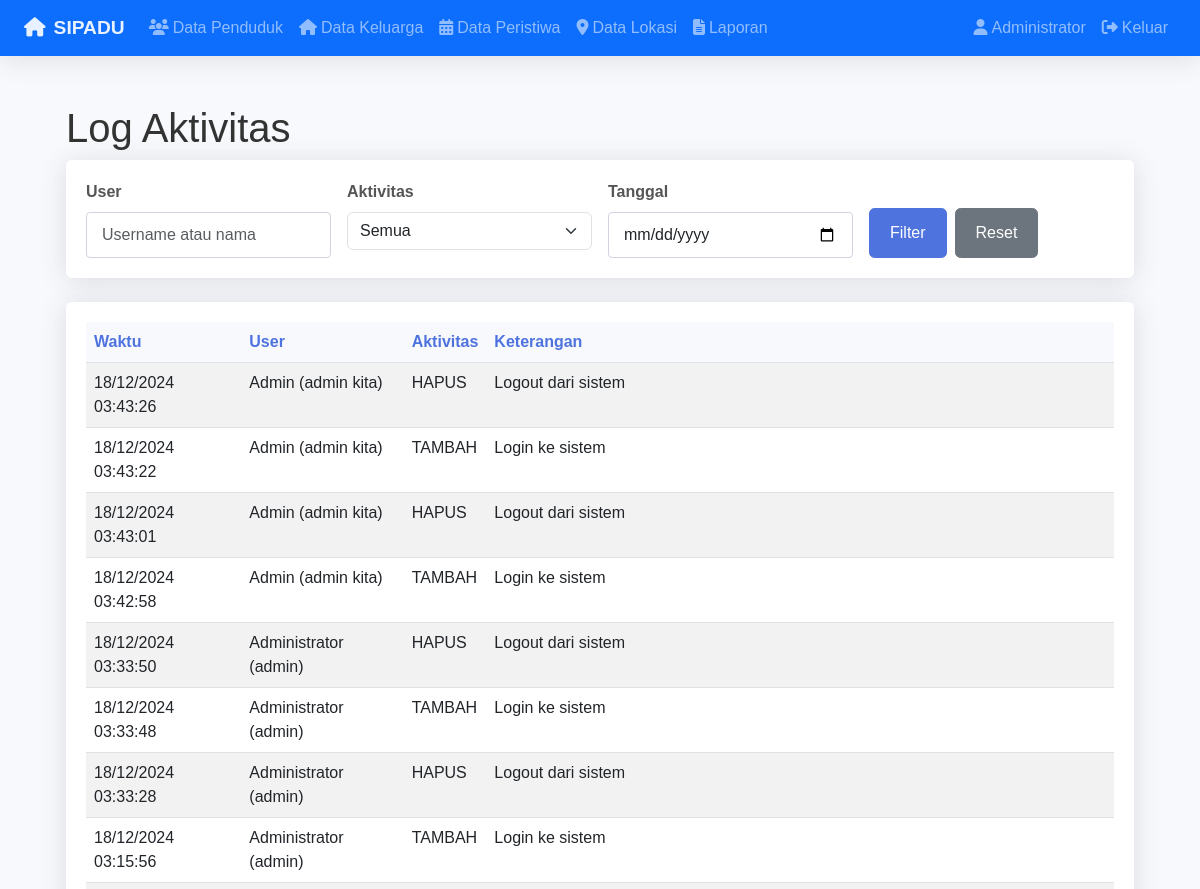
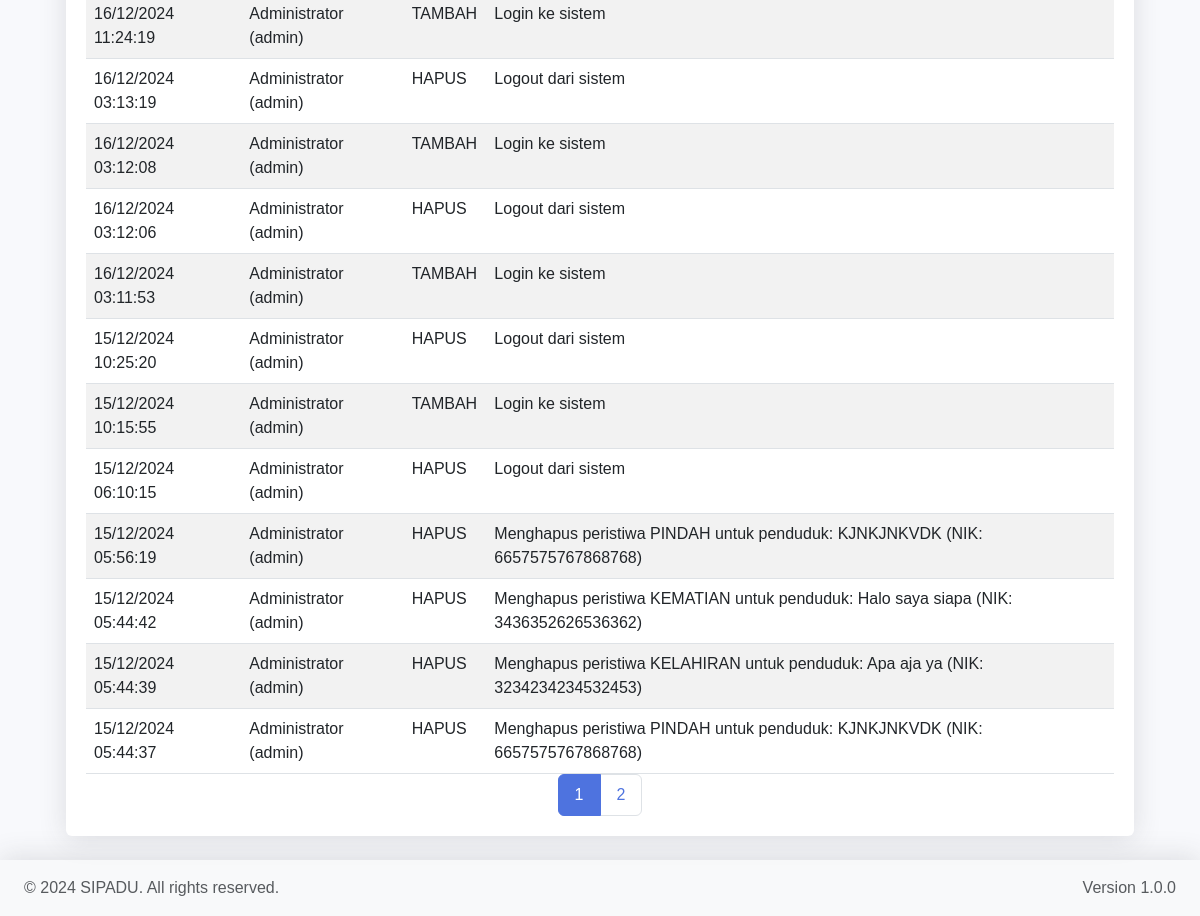
The app's page /modules/log/index.php (signed in) with its own data (2 pictures, top to bottom).
### tables this page shows
CREATE TABLE `log_aktivitas` (
  `id_log` int(11) NOT NULL,
  `user_id` int(11) NOT NULL,
  `aktivitas` enum('TAMBAH','EDIT','HAPUS') NOT NULL,
  `keterangan` text NOT NULL,
  `created_at` timestamp NOT NULL DEFAULT current_timestamp()
);

CREATE TABLE `users` (
  `id_user` int(11) NOT NULL,
  `username` varchar(50) NOT NULL,
  `password` varchar(255) NOT NULL,
  `nama_lengkap` varchar(100) NOT NULL,
  `role` enum('admin','operator') NOT NULL DEFAULT 'operator',
  `email` varchar(100) DEFAULT NULL,
  `created_at` timestamp NOT NULL DEFAULT current_timestamp(),
  `updated_at` timestamp NOT NULL DEFAULT current_timestamp() ON UPDATE current_timestamp()
);

### Includes/functions.php (called while the page is built, shortened)
<?php
if (function_exists('isLoggedIn')) {
    return;
}
function isLoggedIn() {
    return isset($_SESSION['user_id']) && !empty($_SESSION['user_id']);
}
?>

### modules/log/index.php (the view, shortened to what this page needs)
<?php
require_once '../../includes/functions.php';
$pageTitle = 'Log Aktivitas';
$db = (new Database())->getConnection();
try {
    $createUsersTable = "CREATE TABLE IF NOT EXISTS users (
        id_user INT(11) AUTO_INCREMENT PRIMARY KEY,
        username VARCHAR(50) NOT NULL UNIQUE,
        password VARCHAR(255) NOT NULL,
        nama_lengkap VARCHAR(100) NOT NULL,
        role ENUM('admin', 'operator') NOT NULL DEFAULT 'operator',
        email VARCHAR(100) NULL,
        created_at TIMESTAMP NOT NULL DEFAULT CURRENT_TIMESTAMP,
        updated_at TIMESTAMP NOT NULL DEFAULT CURRENT_TIMESTAMP ON UPDATE CURRENT_TIMESTAMP,
        INDEX idx_username (username),
        INDEX idx_role (role)
    ) ENGINE=InnoDB DEFAULT CHARSET=utf8mb4 COLLATE=utf8mb4_general_ci";
    $db->exec($createUsersTable);
    $db->exec("DROP TABLE IF EXISTS log_aktivitas");
    $createLogTable = "CREATE TABLE IF NOT EXISTS log_aktivitas (
        id_log INT(11) AUTO_INCREMENT PRIMARY KEY,
        user_id INT(11) NOT NULL,
        aktivitas ENUM('TAMBAH', 'EDIT', 'HAPUS') NOT NULL,
        keterangan TEXT NOT NULL,
        created_at TIMESTAMP DEFAULT CURRENT_TIMESTAMP,
        INDEX idx_user_id (user_id),
        CONSTRAINT fk_log_user FOREIGN KEY (user_id) REFERENCES users(id_user) ON DELETE CASCADE
    ) ENGINE=InnoDB DEFAULT CHARSET=utf8mb4 COLLATE=utf8mb4_general_ci";
    $db->exec($createLogTable);
} catch(PDOException $e) {
    error_log("Database Error: " . $e->getMessage());
    die("Terjadi kesalahan saat menyiapkan database. Silakan hubungi administrator.");
}
$page = isset($_GET['page']) ? (int)$_GET['page'] : 1;
$limit = 20;
$offset = ($page - 1) * $limit;
$filter_user = isset($_GET['user']) ? $_GET['user'] : '';
$filter_action = isset($_GET['action']) ? $_GET['action'] : '';
$filter_date = isset($_GET['date']) ? $_GET['date'] : '';
$where = [];
$params = [];
$whereClause = !empty($where) ? 'WHERE ' . implode(' AND ', $where) : '';
try {
    $countQuery = "SELECT COUNT(*) as total FROM log_aktivitas l
                   LEFT JOIN users u ON l.user_id = u.id_user
                   $whereClause";
    $stmt = $db->prepare($countQuery);
    $stmt->execute($params);
    $total = $stmt->fetch(PDO::FETCH_ASSOC)['total'];
    $totalPages = ceil($total / $limit);
    $query = "SELECT l.*, u.username, u.nama_lengkap
              FROM log_aktivitas l
              LEFT JOIN users u ON l.user_id = u.id_user
              $whereClause
              ORDER BY l.created_at DESC
              LIMIT ? OFFSET ?";
    $stmt = $db->prepare($query);
    $params[] = $limit;
    $params[] = $offset;
    $stmt->execute($params);
    $logs = $stmt->fetchAll(PDO::FETCH_ASSOC);
} catch(PDOException $e) {
    error_log("Query Error: " . $e->getMessage());
    $total = 0;
    $totalPages = 0;
    $logs = [];
    $actions = [];
}
include '../../includes/header.php';
?>
<div class="container-fluid px-4">
    <h1 class="mt-4"><?php echo $pageTitle; ?></h1>
    <div class="card mb-4">
        <div class="card-body">
            <form method="GET" class="row g-3">
                <div class="col-md-3">
                    <label class="form-label">User</label>
                    <input type="text" name="user" class="form-control" value="<?php echo htmlspecialchars($filter_user); ?>" placeholder="Username atau nama">
                </div>
                <div class="col-md-3">
                    <label class="form-label">Aktivitas</label>
                    <select name="action" class="form-select">
                        <option value="">Semua</option>
                    </select>
                </div>
                <div class="col-md-3">
                    <label class="form-label">Tanggal</label>
                    <input type="date" name="date" class="form-control" value="<?php echo htmlspecialchars($filter_date); ?>">
                </div>
                <div class="col-md-3 d-flex align-items-end">
                    <button type="submit" class="btn btn-primary me-2">Filter</button>
                    <a href="index.php" class="btn btn-secondary">Reset</a>
                </div>
            </form>
        </div>
    </div>
    <div class="card mb-4">
        <div class="card-body">
            <table class="table table-striped">
                <thead>
                    <tr>
                        <th>Waktu</th>
                        <th>User</th>
                        <th>Aktivitas</th>
                        <th>Keterangan</th>
                    </tr>
                </thead>
                <tbody>
                    <?php foreach ($logs as $log): ?>
                        <tr>
                            <td><?php echo date('d/m/Y H:i:s', strtotime($log['created_at'])); ?></td>
                            <td><?php echo htmlspecialchars($log['nama_lengkap'] . ' (' . $log['username'] . ')'); ?></td>
                            <td><?php echo htmlspecialchars($log['aktivitas']); ?></td>
                            <td><?php echo htmlspecialchars($log['keterangan']); ?></td>
                        </tr>
                    <?php endforeach; ?>
                </tbody>
            </table>
            <?php if ($totalPages > 1): ?>
                <nav>
                    <ul class="pagination justify-content-center">
                        <?php for ($i = 1; $i <= $totalPages; $i++): ?>
                            <li class="page-item <?php echo $page === $i ? 'active' : ''; ?>">
                                <a class="page-link" href="?page=<?php echo $i; ?><?php echo $filter_user ? '&user=' . urlencode($filter_user) : ''; ?><?php echo $filter_action ? '&action=' . urlencode($filter_action) : ''; ?><?php echo $filter_date ? '&date=' . urlencode($filter_date) : ''; ?>">
                                    <?php echo $i; ?>
                                </a>
                            </li>
                        <?php endfor; ?>
                    </ul>
                </nav>
            <?php endif; ?>
        </div>
    </div>
</div>
<?php include '../../includes/footer.php'; ?>

### Includes/header.php (shortened to what this page needs)
<!DOCTYPE html>
<html lang="id" class="h-100">
<head>
    <link href="https://cdnjs.cloudflare.com/ajax/libs/bootstrap/5.3.0/css/bootstrap.min.css" rel="stylesheet">
    <link href="https://cdnjs.cloudflare.com/ajax/libs/font-awesome/6.4.0/css/all.min.css" rel="stylesheet">
    <link href="https://cdn.jsdelivr.net/npm/select2@4.1.0-rc.0/dist/css/select2.min.css" rel="stylesheet">
    <link href="https://cdn.jsdelivr.net/npm/select2-bootstrap-5-theme@1.3.0/dist/select2-bootstrap-5-theme.min.css" rel="stylesheet">
    <link href="https://cdn.jsdelivr.net/npm/daterangepicker/daterangepicker.css" rel="stylesheet">
    <link href="<?= BASE_URL ?>/assets/css/style.css" rel="stylesheet">
</head>
<body class="d-flex flex-column h-100">
<?php if (isLoggedIn()): ?>
    <nav class="navbar navbar-expand-lg navbar-dark bg-primary mb-4">
        <div class="container-fluid">
            <a class="navbar-brand" href="<?= BASE_URL ?>">
                <i class="fas fa-home me-2"></i><strong><?= APP_NAME ?></strong>
            </a>
            <div class="collapse navbar-collapse" id="navbarNav">
                <ul class="navbar-nav me-auto">
                    <li class="nav-item">
                        <a class="nav-link" href="<?= BASE_URL ?>/modules/penduduk/">
                            <i class="fas fa-users me-1"></i>Data Penduduk
                        </a>
                    </li>
                    <li class="nav-item">
                        <a class="nav-link" href="<?= BASE_URL ?>/modules/keluarga/">
                            <i class="fas fa-home me-1"></i>Data Keluarga
                        </a>
                    </li>
                    <li class="nav-item">
                        <a class="nav-link" href="<?= BASE_URL ?>/modules/peristiwa/">
                            <i class="fas fa-calendar-alt me-1"></i>Data Peristiwa
                        </a>
                    </li>
                    <li class="nav-item">
                        <a class="nav-link" href="<?= BASE_URL ?>/modules/maps/">
                            <i class="fas fa-map-marker-alt me-1"></i>Data Lokasi
                        </a>
                    </li>
                    <li class="nav-item">
                        <a class="nav-link" href="<?= BASE_URL ?>/modules/laporan/">
                            <i class="fas fa-file-alt me-1"></i>Laporan
                        </a>
                    </li>
                </ul>
                <ul class="navbar-nav">
                    <li class="nav-item">
                        <a class="nav-link" href="<?= BASE_URL ?>/modules/profil/">
                            <i class="fas fa-user me-1"></i><?= $_SESSION['nama_lengkap'] ?? 'Profil' ?>
                        </a>
                    </li>
                    <li class="nav-item">
                        <a class="nav-link" href="<?= BASE_URL ?>/auth/logout.php">
                            <i class="fas fa-sign-out-alt me-1"></i>Keluar
                        </a>
                    </li>
                </ul>
            </div>
        </div>
    </nav>
<?php endif; ?>
    <main class="flex-shrink-0">
    <div class="container mt-4">

### Includes/footer.php (shortened to what this page needs)
    </main>
    <footer class="footer mt-auto py-3 bg-light">
        <div class="container-fluid">
            <div class="row">
                <div class="col-md-6">
                    <span class="text-muted">
                        &copy; <?= date('Y') ?> <?= APP_NAME ?>. All rights reserved.
                    </span>
                </div>
                <div class="col-md-6 text-end">
                    <span class="text-muted">
                        Version <?= APP_VERSION ?>
                    </span>
                </div>
            </div>
        </div>
    </footer>
</body>
</html>

### assets/css/style.css (style rules this page uses)
body { min-height: 100vh; background-color: #f8f9fc; font-family: 'Nunito', sans-serif; color: #333; }
.navbar { margin-bottom: 20px; box-shadow: 0 0.15rem 1.75rem 0 rgba(58, 59, 69, 0.15); background-color: #fff; }
.navbar-brand { font-weight: 700; font-size: 1.2rem; color: #4e73df !important; }
.card { border: none; box-shadow: 0 0.15rem 1.75rem 0 rgba(58, 59, 69, 0.15); margin-bottom: 1.5rem; }
.card-body { padding: 20px; }
.table { margin-bottom: 0; }
.table thead th { border-top: none; background-color: #f8f9fc; color: #4e73df; font-weight: 600; }
.form-control { border-radius: 4px; border: 1px solid #d1d3e2; padding: 10px 15px; }
.form-label { font-weight: 600; color: #555; }
.btn { font-weight: 500; padding: 0.75rem 1.25rem; border-radius: 0.35rem; transition: all 0.2s; }
.btn-primary { background-color: #4e73df; border-color: #4e73df; }
.pagination { margin-bottom: 0; }
.page-link { color: #4e73df; padding: 8px 16px; }
.page-item.active .page-link { background-color: #4e73df; border-color: #4e73df; }
body { min-height: 100vh; background-color: #f8f9fc; }
.container-fluid { padding-left: 1.5rem; padding-right: 1.5rem; }
.navbar { box-shadow: 0 0.15rem 1.75rem 0 rgba(58, 59, 69, 0.15); }
.navbar-brand { font-weight: 700; font-size: 1.2rem; }
.footer { background-color: #fff; box-shadow: 0 -0.15rem 1.75rem 0 rgba(58, 59, 69, 0.15); padding: 1rem 0; margin-top: auto; }

### Includes/header.php (style rules this page uses)
.navbar-brand { color: rgba(255, 255, 255, 0.9) !important; }

### records on screen
log_aktivitas: created_at "18/12/2024 03:43:26", user.username "Admin (admin kita)", aktivitas "HAPUS", keterangan "Logout dari sistem"
log_aktivitas: created_at "18/12/2024 03:43:22", user.username "Admin (admin kita)", aktivitas "TAMBAH", keterangan "Login ke sistem"
log_aktivitas: created_at "18/12/2024 03:43:01", user.username "Admin (admin kita)", aktivitas "HAPUS", keterangan "Logout dari sistem"
log_aktivitas: created_at "18/12/2024 03:42:58", user.username "Admin (admin kita)", aktivitas "TAMBAH", keterangan "Login ke sistem"
log_aktivitas: created_at "18/12/2024 03:33:50", user.username "Administrator (admin)", aktivitas "HAPUS", keterangan "Logout dari sistem"
log_aktivitas: created_at "18/12/2024 03:33:48", user.username "Administrator (admin)", aktivitas "TAMBAH", keterangan "Login ke sistem"
log_aktivitas: created_at "18/12/2024 03:33:28", user.username "Administrator (admin)", aktivitas "HAPUS", keterangan "Logout dari sistem"
log_aktivitas: created_at "18/12/2024 03:15:56", user.username "Administrator (admin)", aktivitas "TAMBAH", keterangan "Login ke sistem"
log_aktivitas: created_at "16/12/2024 11:24:19", user.username "Administrator (admin)", aktivitas "TAMBAH", keterangan "Login ke sistem"
log_aktivitas: created_at "16/12/2024 03:13:19", user.username "Administrator (admin)", aktivitas "HAPUS", keterangan "Logout dari sistem"
log_aktivitas: created_at "16/12/2024 03:12:08", user.username "Administrator (admin)", aktivitas "TAMBAH", keterangan "Login ke sistem"
log_aktivitas: created_at "16/12/2024 03:12:06", user.username "Administrator (admin)", aktivitas "HAPUS", keterangan "Logout dari sistem"
log_aktivitas: created_at "16/12/2024 03:11:53", user.username "Administrator (admin)", aktivitas "TAMBAH", keterangan "Login ke sistem"
log_aktivitas: created_at "15/12/2024 10:25:20", user.username "Administrator (admin)", aktivitas "HAPUS", keterangan "Logout dari sistem"
log_aktivitas: created_at "15/12/2024 10:15:55", user.username "Administrator (admin)", aktivitas "TAMBAH", keterangan "Login ke sistem"
log_aktivitas: created_at "15/12/2024 06:10:15", user.username "Administrator (admin)", aktivitas "HAPUS", keterangan "Logout dari sistem"
log_aktivitas: created_at "15/12/2024 05:56:19", user.username "Administrator (admin)", aktivitas "HAPUS", keterangan "Menghapus peristiwa PINDAH untuk penduduk: KJNKJNKVDK (NIK: 6657575767868768)"
log_aktivitas: created_at "15/12/2024 05:44:42", user.username "Administrator (admin)", aktivitas "HAPUS", keterangan "Menghapus peristiwa KEMATIAN untuk penduduk: Halo saya siapa (NIK: 3436352626536362)"
log_aktivitas: created_at "15/12/2024 05:44:39", user.username "Administrator (admin)", aktivitas "HAPUS", keterangan "Menghapus peristiwa KELAHIRAN untuk penduduk: Apa aja ya (NIK: 3234234234532453)"
log_aktivitas: created_at "15/12/2024 05:44:37", user.username "Administrator (admin)", aktivitas "HAPUS", keterangan "Menghapus peristiwa PINDAH untuk penduduk: KJNKJNKVDK (NIK: 6657575767868768)"

### other values on screen
APP_NAME "SIPADU"
$_SESSION['nama_lengkap'] "Administrator"
$pageTitle "Log Aktivitas"
APP_VERSION "1.0.0"
